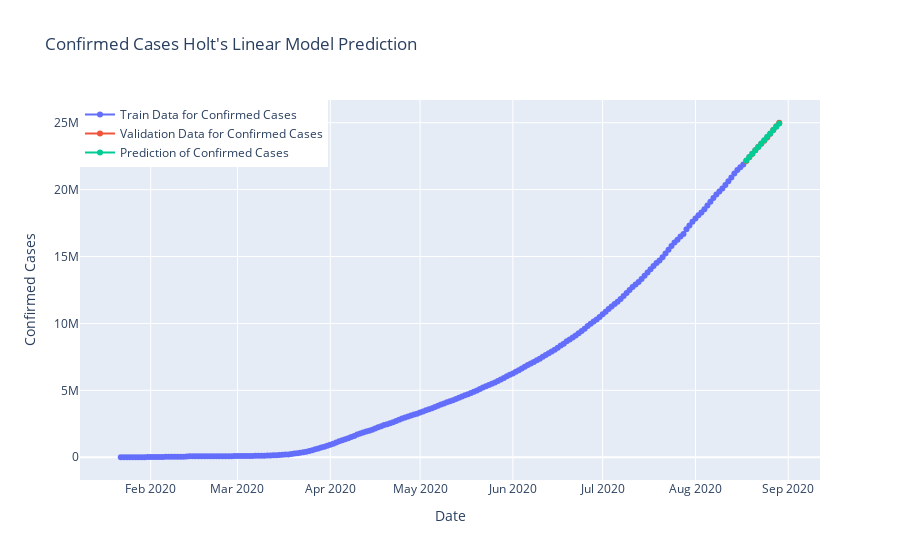

Here is the notebook cell this chart was saved with:
### Markdown cell above
Holt

### Code cell
model_train=datewise.iloc[:int(datewise.shape[0]*0.95)]
valid=datewise.iloc[int(datewise.shape[0]*0.95):]
y_pred=valid.copy()

holt=Holt(np.asarray(model_train["Confirmed"])).fit(smoothing_level=0.4, smoothing_slope=0.4,optimized=False)    

y_pred["Holt"]=holt.forecast(len(valid))
model_scores.append(np.sqrt(mean_squared_error(y_pred["Confirmed"],y_pred["Holt"])))
print("Root Mean Square Error Holt's Linear Model: ",np.sqrt(mean_squared_error(y_pred["Confirmed"],y_pred["Holt"])))

fig=go.Figure()
fig.add_trace(go.Scatter(x=model_train.index, y=model_train["Confirmed"],
                    mode='lines+markers',name="Train Data for Confirmed Cases"))
fig.add_trace(go.Scatter(x=valid.index, y=valid["Confirmed"],
                    mode='lines+markers',name="Validation Data for Confirmed Cases",))
fig.add_trace(go.Scatter(x=valid.index, y=y_pred["Holt"],
                    mode='lines+markers',name="Prediction of Confirmed Cases",))
fig.update_layout(title="Confirmed Cases Holt's Linear Model Prediction",
                 xaxis_title="Date",yaxis_title="Confirmed Cases",legend=dict(x=0,y=1,traceorder="normal"))
fig.show()

### Figure 1 — Plotly figure (JSON) as saved in the notebook; plotly's stock layout.template omitted (floating-point values rounded to 4 significant figures; data arrays with more than 128 entries replaced by an {"elided": "..."} marker saying what was removed)
{"data": [{"mode": "lines+markers", "name": "Train Data for Confirmed Cases", "type": "scatter", "x": {"elided": "209 str values"}, "y": {"elided": "209 int values"}}, {"mode": "lines+markers", "name": "Validation Data for Confirmed Cases", "type": "scatter", "x": ["2020-08-18T00:00:00", "2020-08-19T00:00:00", "2020-08-20T00:00:00", "2020-08-21T00:00:00", "2020-08-22T00:00:00", "2020-08-23T00:00:00", "2020-08-24T00:00:00", "2020-08-25T00:00:00", "2020-08-26T00:00:00", "2020-08-27T00:00:00", "2020-08-28T00:00:00", "2020-08-29T00:00:00"], "y": [22137926, 22411300, 22678483, 22949234, 23203532, 23420418, 23647377, 23889150, 24176836, 24452629, 24734448, 24996456]}, {"mode": "lines+markers", "name": "Prediction of Confirmed Cases", "type": "scatter", "x": ["2020-08-18T00:00:00", "2020-08-19T00:00:00", "2020-08-20T00:00:00", "2020-08-21T00:00:00", "2020-08-22T00:00:00", "2020-08-23T00:00:00", "2020-08-24T00:00:00", "2020-08-25T00:00:00", "2020-08-26T00:00:00", "2020-08-27T00:00:00", "2020-08-28T00:00:00", "2020-08-29T00:00:00"], "y": [22180000.0, 22430000.0, 22690000.0, 22940000.0, 23190000.0, 23440000.0, 23690000.0, 23940000.0, 24190000.0, 24450000.0, 24700000.0, 24950000.0]}], "layout": {"legend": {"traceorder": "normal", "x": 0, "y": 1}, "title": {"text": "Confirmed Cases Holt's Linear Model Prediction"}, "xaxis": {"title": {"text": "Date"}}, "yaxis": {"title": {"text": "Confirmed Cases"}}}}
